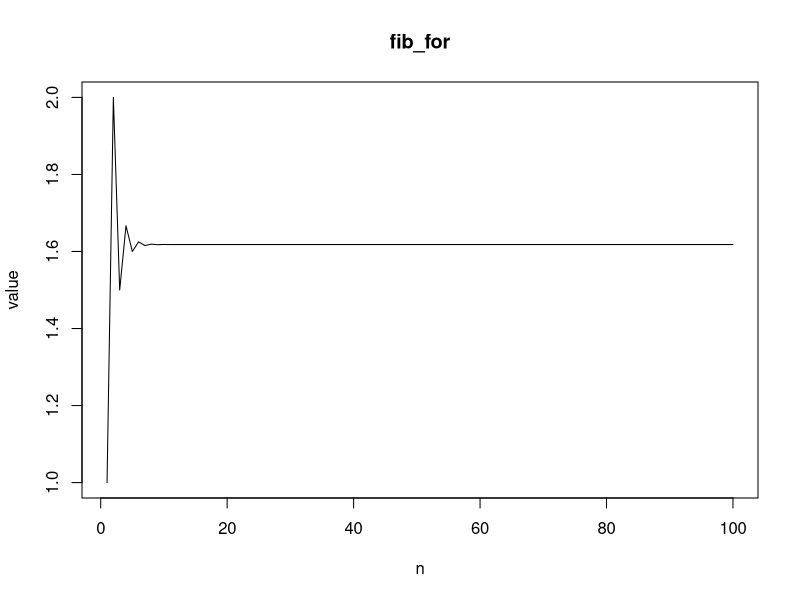
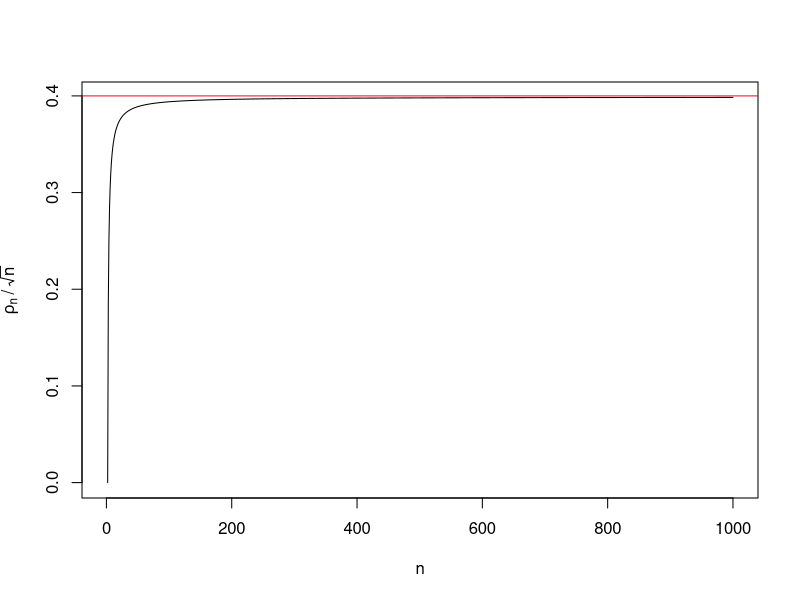
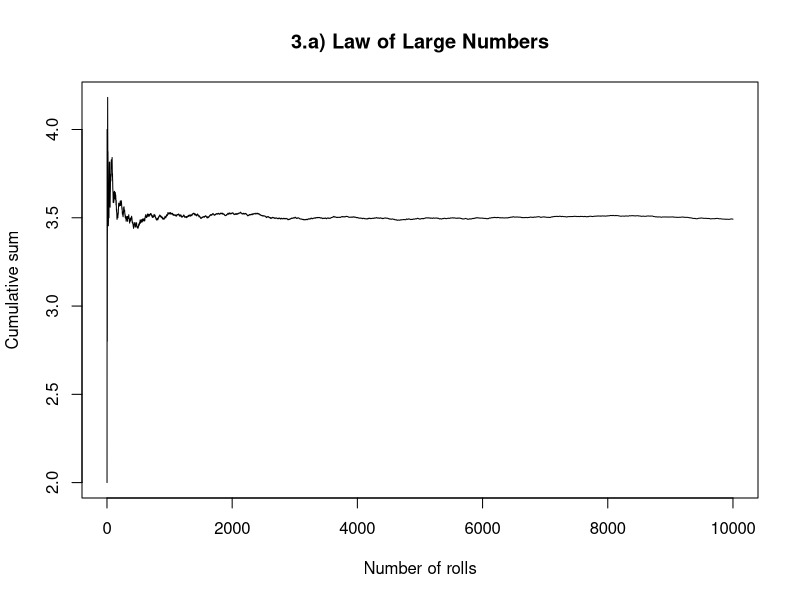
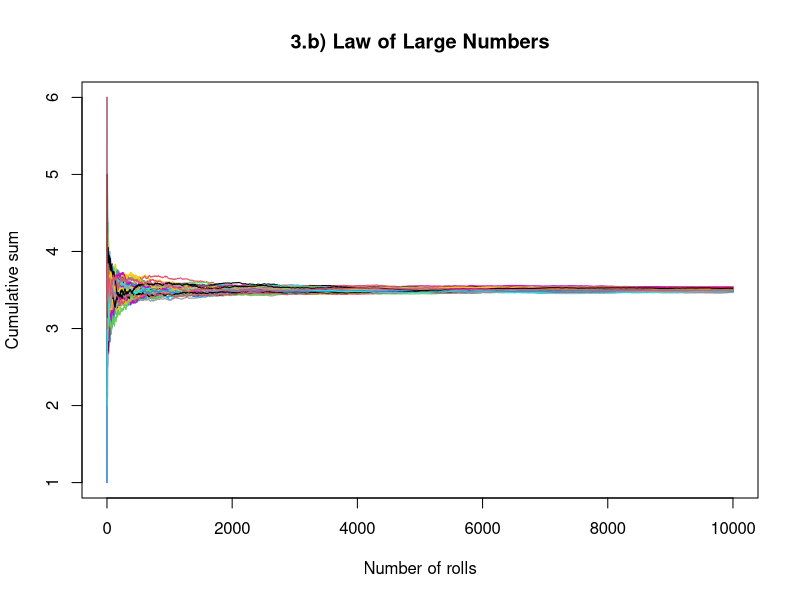
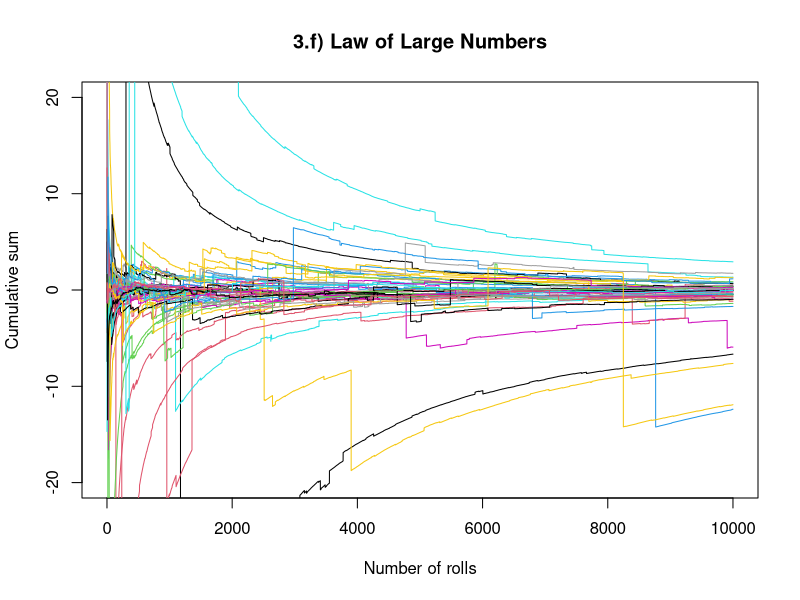
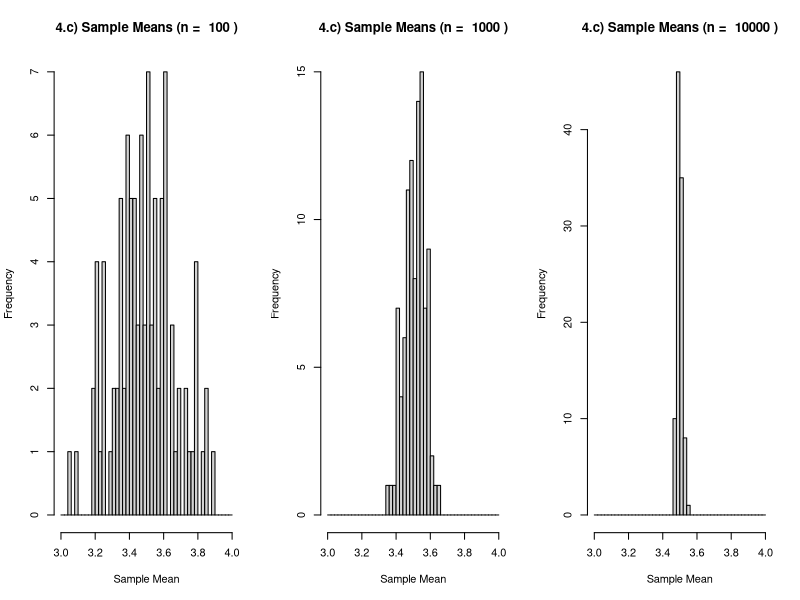
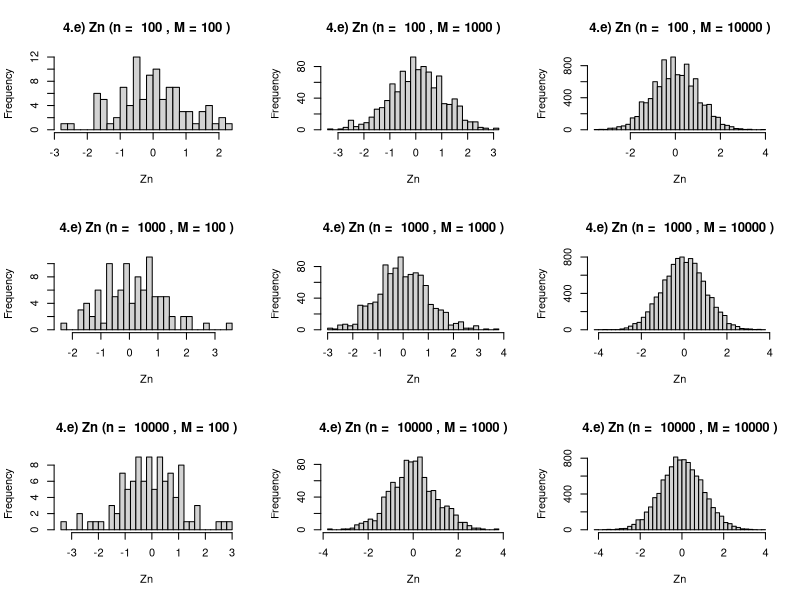

Generate these figures, in order, with R:
## ---- chunk 1
knitr::opts_chunk$set(echo = TRUE)
library(microbenchmark)
## ---- chunk 2
library(knitr)

ai_usage <- data.frame(
  AI_usage = c("Improving existing code", "Text correction", "Help with generating plots"),
  Task_1 = c("none", "little", "none"),
  Task_2 = c("little", "none", "none"),
  Task_3 = c("little", "medium", "heavy"),
  Task_4 = c("little", "medium", "heavy"),
  Task_5 = c("none", "none", "none"),
  Task_6 = c("little", "little", "none")
)

kable(ai_usage, caption = " AI Usage for Different Tasks")
## ---- chunk 3
# for 
fib_for <- function(n) {
  f <- c(1, 1)
  
  for (i in 3:(n + 1)) {
    f[i] <- f[i - 1] + f[i - 2]
  }
  
  return(f[2:(n + 1)] / f[1:n])
}
  
# while
fib_while <- function(n) {
  f <- c(1, 1)

  while (length(f) < n + 1) {
    n_jetzt <- length(f)
    f[n_jetzt + 1] <- f[n_jetzt] + f[n_jetzt - 1]
  }
  
  return(f[2:(n + 1)] / f[1:n])
}
## ---- chunk 4
bm_200 <- microbenchmark(fib_for(200), fib_while(200), times = 100)
bm_2000 <- microbenchmark(fib_for(2000), fib_while(2000), times = 100)

print(bm_200)
print(bm_2000)
## ---- chunk 5
r <- fib_for(100)
plot(r, type = "l", main = "fib_for", xlab = "n", ylab = "value")
## ---- chunk 6
roh_n <- function(n){
  if((is.integer(n) == FALSE) | (n<0)){
    print('n is not a positive integer!')}
  else{
    gamma((n-1)/2)/(gamma(1/2)*gamma((n-2)/2))}
}
## ---- chunk 7
roh_n(2000L)
## ---- chunk 8
lroh_n <- function(n){
  if((is.integer(n) == FALSE) | (n<0)){
    print('n not a positive integer!')}
  else{
    exp(lgamma((n-1)/2)-(lgamma(0.5)+lgamma((n-2)/2)))}
}
lroh_n(2000L)
## ---- chunk 9
n <- 1L:1000L
p <- function(){
  plot(n, sapply(n, lroh_n)/sqrt(n), type = 'l', xlab='n', ylab=expression(rho[n]~'/'~ sqrt(n)))
  abline(h=0.4, col="red")}
p()
## ---- chunk 10
set.seed(100)
n <- 10000

# Simulate rolls
rolls <- sample(1:6, n, replace = TRUE)
cum_mean <- cumsum(rolls) / 1:n

# Plot cumulative mean
plot(cum_mean, type="l",
  xlab = "Number of rolls",
  ylab = "Cumulative sum",
  main = "3.a) Law of Large Numbers")
## ---- chunk 11
set.seed(100)
n <- 10000
M <- 50

plot(1, type="n", xlim=c(1, n), ylim=c(1,6),
  xlab = "Number of rolls",
  ylab = "Cumulative sum",
  main = "3.b) Law of Large Numbers")
  
for (i in 1:M) {
  rolls <- sample(1:6, n, replace = TRUE)
  cum_mean <- cumsum(rolls) / 1:n
  lines(cum_mean, col=i)
}
## ---- chunk 12
set.seed(100)
n <- 0
M <- 50
cum_sum <- rep(0, M)
epsilon <- 0.01
prop <- 1

while (prop >= 0.05) {
  n <- n + 1
  rolls <- sample(1:6, M, replace = TRUE)
  cum_sum <- cum_sum + rolls
  cum_mean <- cum_sum / n
  prop <- sum(abs(cum_mean - 3.5) > epsilon) / M
}
print(paste("n: ", n))
## ---- chunk 13
set.seed(100)
n <- 10000
M <- 50

plot(1, type="n", xlim=c(1, n), ylim=c(-20, 20),
  xlab = "Number of rolls",
  ylab = "Cumulative sum",
  main = "3.f) Law of Large Numbers")
  
for (i in 1:M) {
  rolls <- rcauchy(n)
  cum_mean <- cumsum(rolls) / 1:n
  lines(cum_mean, col=i)
}
## ---- chunk 14
set.seed(100)

# Function to simulate means
simulateMeans <- function(n, m = 100) {
  means <- numeric(m)
  for (i in 1:m) {
    rolls <- sample(1:6, size = n, replace = TRUE)
    means[i] <- mean(rolls)
  }
  return(means)
}

n_values <- c(100, 1000, 10000)

# Layout for plots
par(mfrow = c(1, 3))

# Simulate and plot
for (n in n_values) {
  means <- simulateMeans(n)
  hist(means,
    main = paste("4.c) Sample Means (n = ", n, ")"),
    xlab = "Sample Mean",
    breaks = seq(3, 4, by = 0.02),
    xlim = c(3,4))
}
## ---- chunk 15
# Dice values
X <- 1:6

# Expected value
mu <- mean(X)
mu

# Variance
sigma2 <- mean(X^2) - mu^2
sigma2
## ---- chunk 16
set.seed(100)

mu <- 3.5
sigma <- sqrt(mean((1:6)^2) - mu^2)

simulateZn <- function(n, m) {
  Zn <- numeric(m)
  
  for (i in 1:m) {
    rolls <- sample(1:6, n, replace = TRUE)
    x_bar <- mean(rolls)
    Zn[i] <- (x_bar - mu) / (sigma / sqrt(n))
  }
  return(Zn)
}

n_values <- c(100, 1000, 10000)
m_values <- c(100, 1000, 10000)

# 9 plots
par(mfrow = c(3,3))

for (n in n_values) {
  for (m in m_values) {
    Zn <- simulateZn(n, m)
    hist(Zn,
      main = paste("4.e) Zn (n = ", n, ", M =", m, ")"),
      xlab = "Zn",
      breaks = 30)
  }
}
## ---- chunk 17
set.seed(1)
x_adapted <- rnorm(100)
z <- rnorm(100)
#Adapted Code 1
for (i in 1:4){
  if(sum(x_adapted >= 0.001*i)<i){
    stop(paste("step", i,"requires",i,"observation(s) with value >=", 0.001*i))
  }
  fit <- lm(x_adapted ~ z)
  r <- fit$residuals
  x_adapted <- i*sin(r) + i*0.01
}
x_adapted
## ---- chunk 18
set.seed(1) 
x <- rnorm(1000)
y <- 2 + x + rnorm(1000)
df <- data.frame(x, y)
r_adapted <- c()
#adapted Code 2
nb_sets <- 4
stepsize <- nrow(df)/nb_sets
for (j in 1:nb_sets){
  cat("Step", j, "\n")
  section <- (1+stepsize*(j-1)):(stepsize*j)
  fit <- lm(y~x, data = df[-section,])
  p1 <- predict(fit, newdata = df[section,])
  r_adapted <- c(r_adapted, sqrt(mean((p1 - df[section, 'y'])^2)))
}
r_adapted
## ---- chunk 19
all.equal(x, x_adapted)
## ---- chunk 20
all.equal(r, r_adapted)
## ---- chunk 21
kwtest <- function (x, g, ...) 
{
    if (is.list(x)) {
        if (length(x) < 2L) 
            stop("'x' must be a list with at least 2 elements")
        if (!missing(g)) 
            warning("'x' is a list, so ignoring argument 'g'")
        if (!all(sapply(x, is.numeric))) 
            warning("some elements of 'x' are not numeric and will be coerced to numeric")
        k <- length(x)
        l <- lengths(x)
        if (any(l == 0L)) 
            stop("all groups must contain data")
        g <- factor(rep.int(seq_len(k), l))
        x <- unlist(x)
    }
    else {
        if (length(x) != length(g)) 
            stop("'x' and 'g' must have the same length")
        g <- factor(g)
        k <- nlevels(g)
        if (k < 2L) 
            stop("all observations are in the same group")
    }
    n <- length(x)
    if (n < 2L) 
        stop("not enough observations")
    r <- rank(x)
    TIES <- table(x)
    STATISTIC <- sum(tapply(r, g, sum)^2/tapply(r, g, length))
    STATISTIC <- ((12 * STATISTIC/(n * (n + 1)) - 3 * (n + 1))/(1 - 
        sum(TIES^3 - TIES)/(n^3 - n)))
    PARAMETER <- k - 1L
    PVAL <- pchisq(STATISTIC, PARAMETER, lower.tail = FALSE)
    names(STATISTIC) <- "Kruskal-Wallis chi-squared"
    names(PARAMETER) <- "df"
    RVAL <- list(statistic = STATISTIC, parameter = PARAMETER, 
        p.value = PVAL, method = "Kruskal-Wallis rank sum test")
    return(RVAL)
}
## ---- chunk 22
# input as list
x_list <- list(
  group1 = c(2.4, 2.8, 3.0),
  group2 = c(3.5, 3.8, 4.0),
  group3 = c(4.5, 4.9, 5.1)
)

# input as vector
x_vector = c(2.4, 2.8, 3.0, 3.5, 3.8, 4.0, 4.5, 4.9, 5.1)
g_vector = factor(c("group1", "group1", "group1",
                    "group2", "group2", "group2",
                    "group3", "group3", "group3"))

result_list <- kwtest(x_list)
result_vector <- kwtest(x_vector, g_vector)

# check if the outputs are equal
all.equal(result_list, result_vector)
## ---- chunk 23
kwfast <- function(x, g) {
  
  # basic checks
  if (!is.numeric(x)) {
    x <- as.numeric(x)
  }
  
  if (length(x) != length(g)) {
    stop("'x' and 'g' must have the same length")
  }
  
  # identify groups
  g <- as.factor(g)
  n <- length(x)
  k <- nlevels(g)
  
  # pre-processing
  r <- rank(x)
  
  # stat calculation
  rank_sums <- rowsum(r, g)
  group_sizes <- as.numeric(table(g))
  
  # kruskal-wallis formula
  statistic <- (12 / (n * (n + 1))) * sum(rank_sums^2 / group_sizes) - 3 * (n + 1)
  
  return(statistic)
}
## ---- chunk 24
set.seed(1234)
m <- 1000 # number of repetitions
n <- 50   # number of individuals
X <- matrix(rt(m * n, df = 10), nrow = m)
grp <- rep(1:3, c(20, 20, 10))
## ---- chunk 25
run_kruskal_default <- function(X, g) {
  
  results <- apply(X, 1, function(row) {
    
    test_obj <- stats:::kruskal.test.default(row, g)
    
    return(test_obj$statistic)
  })
  
  return(as.numeric(results))
}
## ---- chunk 26
run_kruskal_fast <- function(X, g) {
  
  results <- apply(X, 1, function(row) {
    
    kwfast(x = row, g = g)
  })
  
  return(results)
}
## ---- chunk 27
performance_comparison <- microbenchmark(
  default_method = run_kruskal_default(X, grp),
  fast_method    = run_kruskal_fast(X, grp),
  times = 100
)

print(performance_comparison)
## ---- chunk 28
run_kruskal_vec <- function(X, g) {
  n <- ncol(X)
  m <- nrow(X)
  
  R <- t(apply(X, 1, rank))
  
  R_sum1 <- rowSums(R[, g == 1])
  R_sum2 <- rowSums(R[, g == 2])
  R_sum3 <- rowSums(R[, g == 3])
  
  H_vec <- (12 / (n * (n + 1))) * (R_sum1^2/20 + R_sum2^2/20 + R_sum3^2/10) - 3 * (n + 1)
  
  return(H_vec)
}

# benchmark
performance_all <- microbenchmark(
  default_method = run_kruskal_default(X, grp),
  fast_method    = run_kruskal_fast(X, grp),
  vec_method     = run_kruskal_vec(X, grp),
  times = 100
)
print(performance_all)
